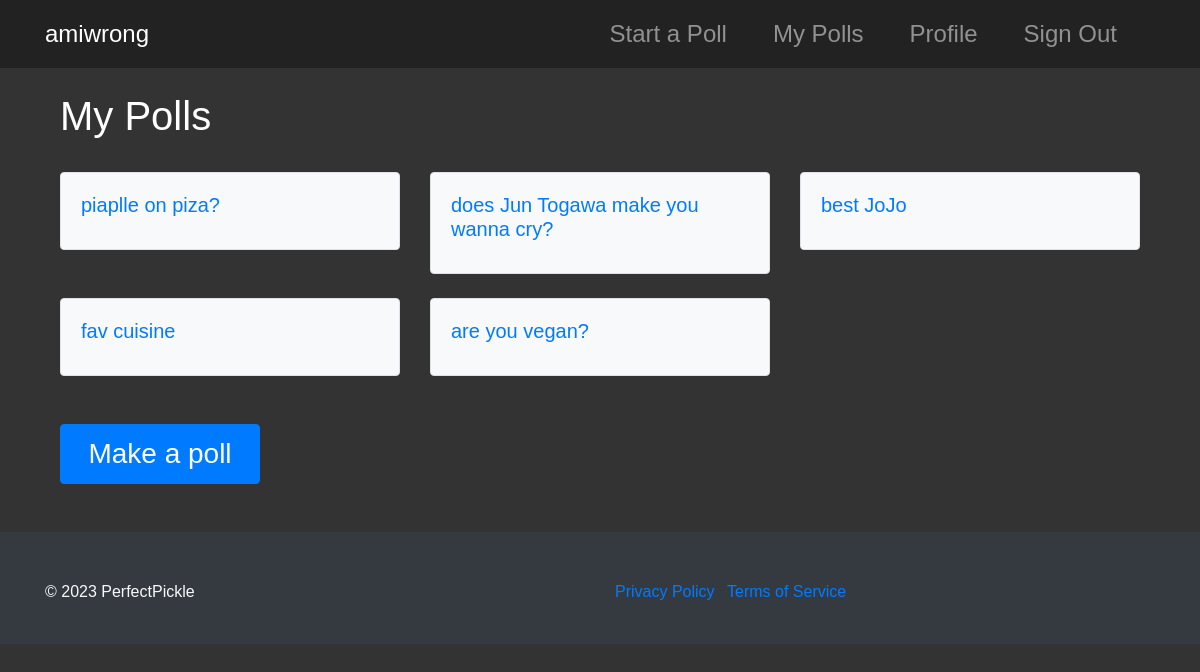
Page / (signed in) on the earlier database version.
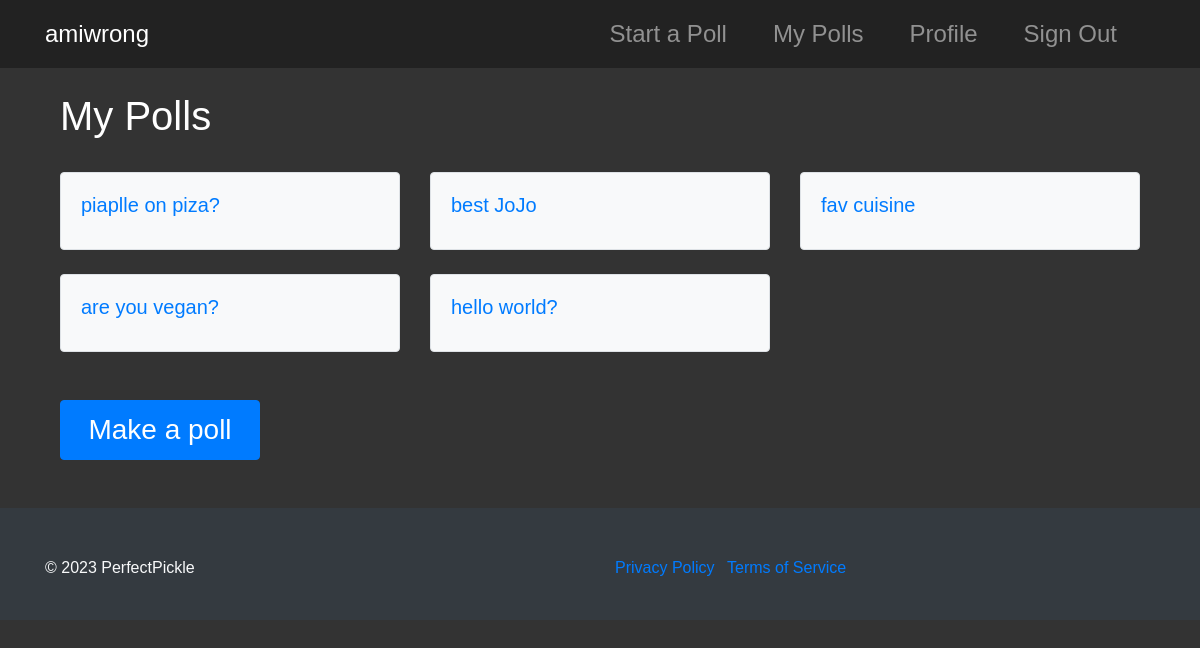
Same page on the later database version.
### tables this page shows
CREATE TABLE polls (
    id INTEGER PRIMARY KEY AUTOINCREMENT NOT NULL,
    user_id INTEGER NOT NULL,
    unique_id TEXT NOT NULL UNIQUE,
    question TEXT NOT NULL,
    assumption TEXT,
    creation_date DATETIME NOT NULL DEFAULT CURRENT_TIMESTAMP,
    FOREIGN KEY (user_id) REFERENCES users(id)
);

### app.py (the view)
@app.route("/")
def index():
    if session.get("user_id") is None:
        return render_template("index.html")
    else:
        connection = sqlite3.connect("amiwrong.db")
        connection.row_factory = dict_factory
        cursor = connection.cursor()
        polls = cursor.execute("SELECT * FROM polls WHERE user_id=?;", (session.get("user_id"),)).fetchall()
        return render_template("polls.html", polls=polls)

### app.py (called while the page is built)
def dict_factory(cursor, row):
    fields = [column[0] for column in cursor.description]
    return {key: value for key, value in zip(fields, row)}

@app.after_request
def after_request(response):
    response.headers["Cache-Control"] = "no-cache, no-store, must-revalidate, max-age=0"
    response.headers["Expires"] = 0
    response.headers["Pragma"] = "no-cache"
    return response

### templates/polls.html
{% extends "layout.html" %} {% block title %} My Polls {% endblock %} {% block
main %}
<div class="container">
  <h1 class="mt-4">My Polls</h1>
  <br />
  <div class="row">
    {% for poll in polls %}
    <div class="col-md-4 mb-4">
      <div class="card">
        <div class="card-body">
          <h5 class="card-title">
            <a href="/poll/{{ poll['unique_id'] }}">{{ poll["question"] }}</a>
          </h5>
        </div>
      </div>
    </div>
    {% endfor %}
  </div>
  <br />
  <form action="/create" method="get">
    <button type="submit" class="btn btn-primary small-btn">Make a poll</button>
  </form>
</div>
{% endblock %}

Differences in the rows shown:
removed polls: question "does Jun Togawa make you wanna cry?"
added polls: question "hello world?"
